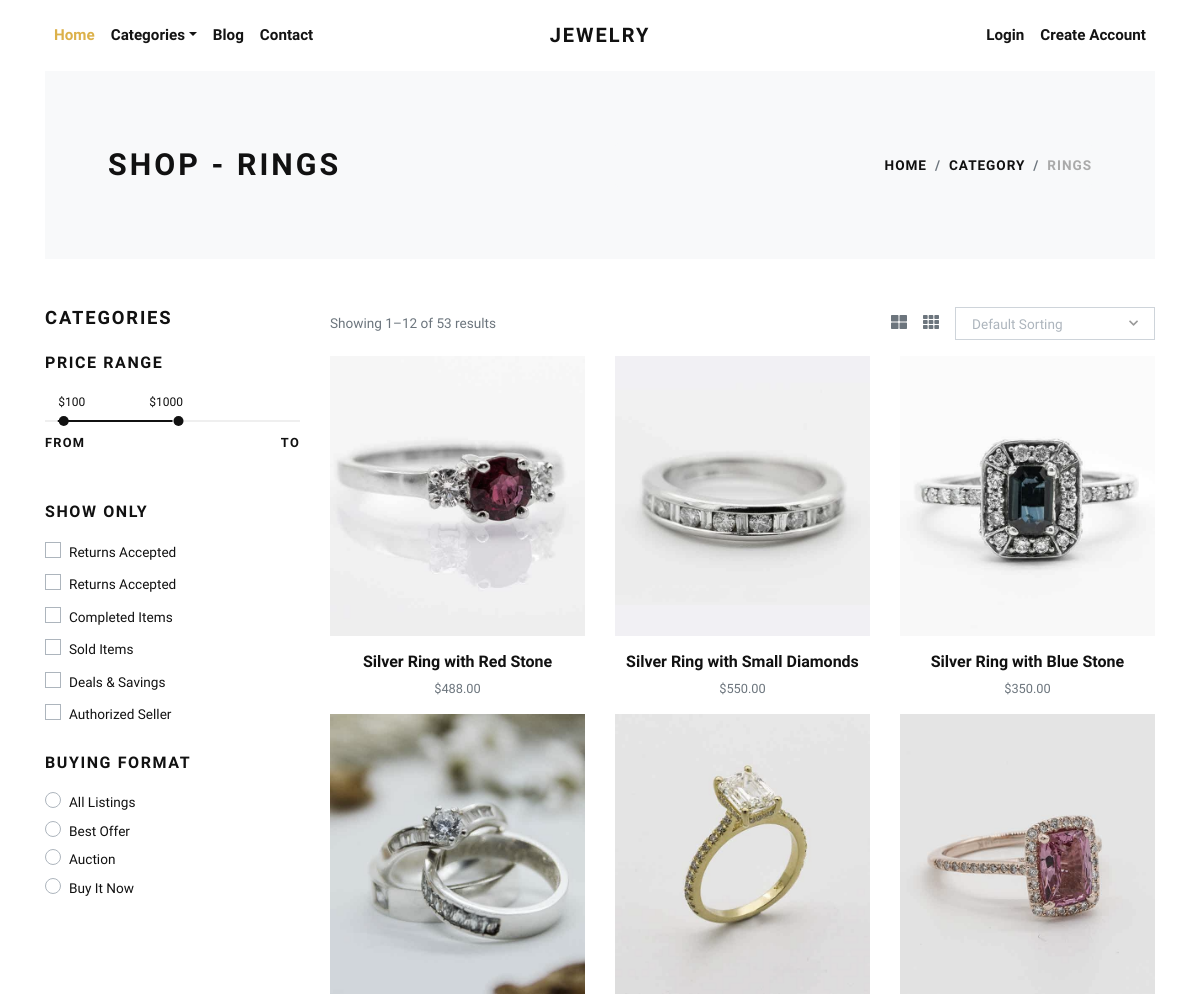
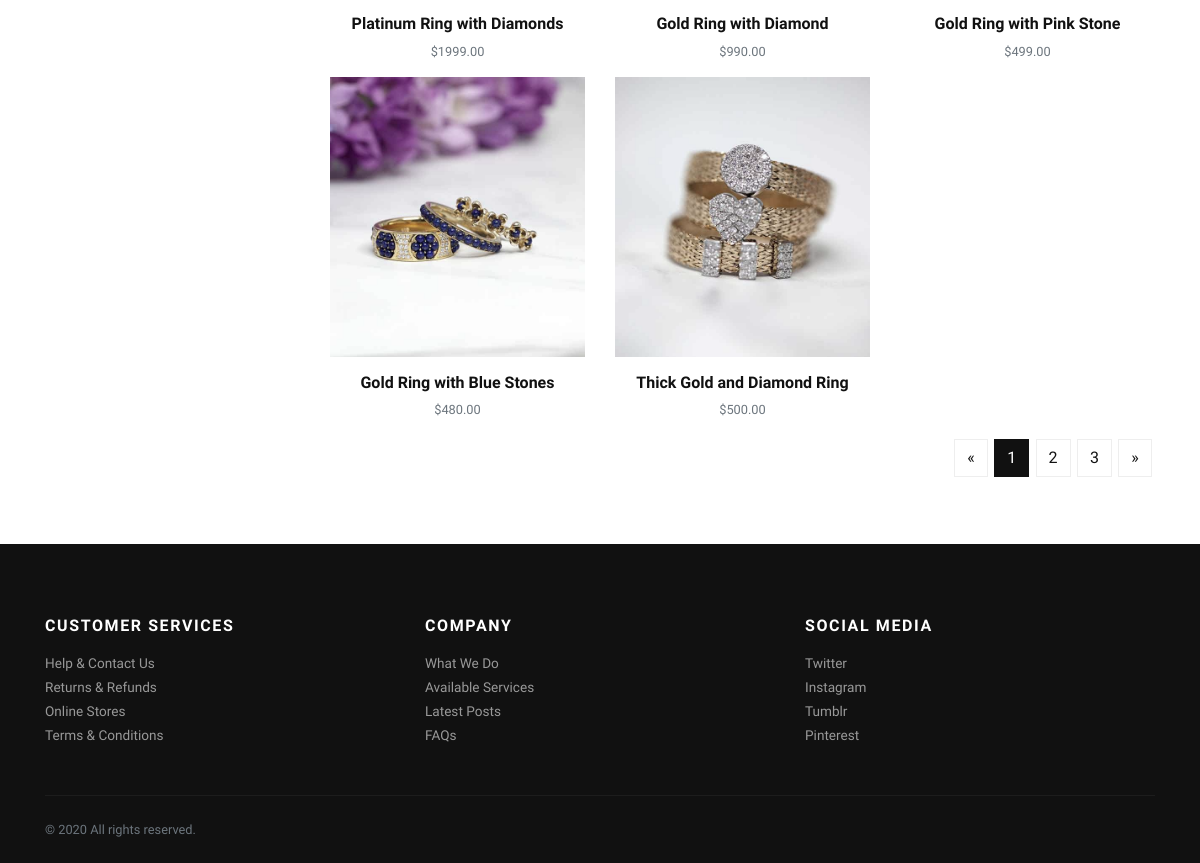
The page /rings/ on the database its author committed (2 pictures, top to bottom).
### store/models.py (models this page shows, shortened)
class Product(models.Model):
    title = models.CharField(max_length=150, verbose_name="Product Title")
    slug = models.SlugField(max_length=160, verbose_name="Product Slug")
    sku = models.CharField(max_length=255, unique=True, verbose_name="Unique Product ID (SKU)")
    short_description = models.TextField(verbose_name="Short Description")
    detail_description = models.TextField(blank=True, null=True, verbose_name="Detail Description")
    product_image = models.ImageField(upload_to='product', blank=True, null=True, verbose_name="Product Image")
    price = models.DecimalField(max_digits=8, decimal_places=2)
    stock_quantity = models.PositiveIntegerField(default=0, verbose_name="Stock Quantity")
    category = models.ForeignKey(Category, verbose_name="Product Categoy", on_delete=models.CASCADE)
    is_active = models.BooleanField(verbose_name="Is Active?")
    is_featured = models.BooleanField(verbose_name="Is Featured?")
    created_at = models.DateTimeField(auto_now_add=True, verbose_name="Created Date")
    updated_at = models.DateTimeField(auto_now=True, verbose_name="Updated Date")
    class Meta:
        verbose_name_plural = 'Products'
        ordering = ('-created_at', )

### store/views.py (the view)
# urls.py: path('<slug:slug>/', views.category_products, name="category-products"),
def category_products(request, slug):
    products = Product.objects.filter(category__slug=slug)
    return render(request, 'store/category_products.html', {'products': products, 'category': slug})

### templates/store/category_products.html (shortened to what this page needs)
{% extends 'base.html' %}
{% load static %}
    {% block content %}
      <div class="container">
        <section class="py-5 bg-light">
          <div class="container">
            <div class="row px-4 px-lg-5 py-lg-4 align-items-center">
              <div class="col-lg-6">
                <h1 class="h2 text-uppercase mb-0">Shop - {{category.title}}</h1>
              </div>
              <div class="col-lg-6 text-lg-right">
                <nav aria-label="breadcrumb">
                  <ol class="breadcrumb justify-content-lg-end mb-0 px-0">
                    <li class="breadcrumb-item"><a href="{% url 'store:home' %}">Home</a></li>
                    <li class="breadcrumb-item"><a href="{% url 'store:all-categories' %}">Category</a></li>
                    <li class="breadcrumb-item active" aria-current="page">{{category.title}}</li>
                  </ol>
                </nav>
              </div>
            </div>
          </div>
        </section>
        <section class="py-5">
          <div class="container p-0">
            <div class="row">
              <div class="col-lg-3 order-2 order-lg-1">
                <h5 class="text-uppercase mb-4">Categories</h5>
                <h6 class="text-uppercase mb-4">Price range</h6>
                <div class="price-range pt-4 mb-5">
                  <div id="range"></div>
                  <div class="row pt-2">
                    <div class="col-6"><strong class="small font-weight-bold text-uppercase">From</strong></div>
                    <div class="col-6 text-right"><strong class="small font-weight-bold text-uppercase">To</strong></div>
                  </div>
                </div>
                <h6 class="text-uppercase mb-3">Show only</h6>
                <div class="custom-control custom-checkbox mb-1">
                  <label class="custom-control-label text-small" for="customCheck1">Returns Accepted</label>
                </div>
                <div class="custom-control custom-checkbox mb-1">
                  <label class="custom-control-label text-small" for="customCheck2">Returns Accepted</label>
                </div>
                <div class="custom-control custom-checkbox mb-1">
                  <label class="custom-control-label text-small" for="customCheck3">Completed Items</label>
                </div>
                <div class="custom-control custom-checkbox mb-1">
                  <label class="custom-control-label text-small" for="customCheck4">Sold Items</label>
                </div>
                <div class="custom-control custom-checkbox mb-1">
                  <label class="custom-control-label text-small" for="customCheck5">Deals &amp; Savings</label>
                </div>
                <div class="custom-control custom-checkbox mb-4">
                  <label class="custom-control-label text-small" for="customCheck6">Authorized Seller</label>
                </div>
                <h6 class="text-uppercase mb-3">Buying format</h6>
                <div class="custom-control custom-radio">
                  <label class="custom-control-label text-small" for="customRadio1">All Listings</label>
                </div>
                <div class="custom-control custom-radio">
                  <label class="custom-control-label text-small" for="customRadio2">Best Offer</label>
                </div>
                <div class="custom-control custom-radio">
                  <label class="custom-control-label text-small" for="customRadio3">Auction</label>
                </div>
                <div class="custom-control custom-radio">
                  <label class="custom-control-label text-small" for="customRadio4">Buy It Now</label>
                </div>
              </div>
              <div class="col-lg-9 order-1 order-lg-2 mb-5 mb-lg-0">
                <div class="row mb-3 align-items-center">
                  <div class="col-lg-6 mb-2 mb-lg-0">
                    <p class="text-small text-muted mb-0">Showing 1–12 of 53 results</p>
                  </div>
                  <div class="col-lg-6">
                    <ul class="list-inline d-flex align-items-center justify-content-lg-end mb-0">
                      <li class="list-inline-item text-muted mr-3"><a class="reset-anchor p-0" href="#"><i class="fas fa-th-large"></i></a></li>
                      <li class="list-inline-item text-muted mr-3"><a class="reset-anchor p-0" href="#"><i class="fas fa-th"></i></a></li>
                      <li class="list-inline-item">
                      </li>
                    </ul>
                  </div>
                </div>
                <div class="row">
                  {% if products %}
                    {% for product in products %}
                      <div class="col-lg-4 col-sm-6">
                        <div class="product text-center">
                          <div class="mb-3 position-relative">
                            <a class="d-block" href="{% url 'store:product-detail' product.slug %}">
                              {% if product.product_image %}
                                <img class="img-fluid w-100" src="{{product.product_image.url}}" alt="{{product.title}}">
                              {% else %}
                                <img class="img-fluid w-100" src="{% static 'img/product-1.jpg' %}" alt="{{product.title}}">
                              {% endif %}
                            </a>
                          </div>
                          <h6> <a class="reset-anchor" href="{% url 'store:product-detail' product.slug %}">{{product.title}}</a></h6>
                          <p class="small text-muted">${{product.price}}</p>
                        </div>
                      </div>
                    {% endfor %}
                  {% endif %}
                </div>
                <nav aria-label="Page navigation example">
                  <ul class="pagination justify-content-center justify-content-lg-end">
                    <li class="page-item"><a class="page-link" href="#" aria-label="Previous"><span aria-hidden="true">«</span></a></li>
                    <li class="page-item active"><a class="page-link" href="#">1</a></li>
                    <li class="page-item"><a class="page-link" href="#">2</a></li>
                    <li class="page-item"><a class="page-link" href="#">3</a></li>
                    <li class="page-item"><a class="page-link" href="#" aria-label="Next"><span aria-hidden="true">»</span></a></li>
                  </ul>
                </nav>
              </div>
            </div>
          </div>
        </section>
      </div>
      {% endblock content %}

### templates/base.html (shortened to what this page needs)
{% load static %}
<!DOCTYPE html>
<html>
  <head>
    <link rel="stylesheet" href="{% static 'vendor/bootstrap/css/bootstrap.min.css' %}">
    <link rel="stylesheet" href="{% static 'vendor/lightbox2/css/lightbox.min.css' %}">
    <link rel="stylesheet" href="{% static 'vendor/nouislider/nouislider.min.css' %}">
    <link rel="stylesheet" href="{% static 'vendor/bootstrap-select/css/bootstrap-select.min.css' %}">
    <link rel="stylesheet" href="{% static 'vendor/owl.carousel2/assets/owl.carousel.min.css' %}">
    <link rel="stylesheet" href="{% static 'vendor/owl.carousel2/assets/owl.theme.default.css' %}">
    <link rel="stylesheet" href="{% static 'css/style.default.css' %}" id="theme-stylesheet">
    <link rel="stylesheet" href="{% static 'css/custom.css' %}">
  </head>
  <body>
    <div class="page-holder">
      {% include 'navbar.html' %}
      {% block content %}
      {% endblock content %}
      {% include 'footer.html' %}
      {% include 'scripts.html' %}

### templates/navbar.html (shortened to what this page needs)
{% load static %}
      <header class="header bg-white">
        <div class="container px-0 px-lg-3">
          <nav class="navbar navbar-expand-lg navbar-light py-3 px-lg-0"><a class="navbar-brand" href="{% url 'store:home' %}"><span class="font-weight-bold text-uppercase text-dark">Jewelry</span></a>
            <div class="collapse navbar-collapse" id="navbarSupportedContent">
              <ul class="navbar-nav mr-auto">
                <li class="nav-item">
                  <a class="nav-link active" href="{% url 'store:home' %}">Home</a>
                </li>
                <li class="nav-item dropdown"><a class="nav-link dropdown-toggle" id="pagesDropdown" href="#" data-toggle="dropdown" aria-haspopup="true" aria-expanded="false">Categories</a>
                </li>
                <li class="nav-item">
                  <a class="nav-link" href="{% url 'store:home' %}">Blog</a>
                </li>
                <li class="nav-item">
                  <a class="nav-link" href="{% url 'store:home' %}">Contact</a>
                </li>
              </ul>
              <ul class="navbar-nav ml-auto">
                {% if request.user.is_authenticated %}
                  <li class="nav-item"><a class="nav-link" href="{% url 'store:cart' %}"> <i class="fas fa-dolly-flatbed mr-1 text-gray"></i>Cart<small class="text-gray">({{cart_items.count}})</small></a></li>
                  <li class="nav-item"><a class="nav-link" href="#"> <i class="far fa-heart mr-1"></i><small class="text-gray"> (0)</small></a></li>
                  {% comment %} <li class="nav-item"><a class="nav-link" href="#"> <i class="fas fa-user-alt mr-1 text-gray"></i>My Account</a></li> {% endcomment %}
                  <li class="nav-item dropdown"><a class="nav-link dropdown-toggle" id="pagesDropdown" href="#" data-toggle="dropdown" aria-haspopup="true" aria-expanded="false"><i class="fas fa-user-alt mr-1 text-gray"></i>My Account</a></a>
                  <div class="dropdown-menu mt-3" aria-labelledby="pagesDropdown">
                      <a class="dropdown-item border-0 transition-link" href="{% url 'store:profile' %}">Profile</a>
                      <a class="dropdown-item border-0 transition-link" href="{% url 'store:cart' %}">Cart</a>
                      <a class="dropdown-item border-0 transition-link" href="{% url 'store:orders' %}">Orders</a>
                      <a class="dropdown-item border-0 transition-link" href="{% url 'store:password-change' %}">Change Password</a>
                    <hr>
                    <a class="dropdown-item border-0 transition-link" href="{% url 'store:logout' %}">Log Out</a>
                </li>
                {% else %}
                  <li class="nav-item"><a class="nav-link" href="{% url 'store:login' %}">Login</a></li>
                  <li class="nav-item"><a class="nav-link" href="{% url 'store:register' %}">Create Account</a></li>
                {% endif %}
              </ul>
            </div>
          </nav>
        </div>
      </header>

### templates/footer.html
<footer class="bg-dark text-white">
        <div class="container py-4">
          <div class="row py-5">
            <div class="col-md-4 mb-3 mb-md-0">
              <h6 class="text-uppercase mb-3">Customer services</h6>
              <ul class="list-unstyled mb-0">
                <li><a class="footer-link" href="#">Help &amp; Contact Us</a></li>
                <li><a class="footer-link" href="#">Returns &amp; Refunds</a></li>
                <li><a class="footer-link" href="#">Online Stores</a></li>
                <li><a class="footer-link" href="#">Terms &amp; Conditions</a></li>
              </ul>
            </div>
            <div class="col-md-4 mb-3 mb-md-0">
              <h6 class="text-uppercase mb-3">Company</h6>
              <ul class="list-unstyled mb-0">
                <li><a class="footer-link" href="#">What We Do</a></li>
                <li><a class="footer-link" href="#">Available Services</a></li>
                <li><a class="footer-link" href="#">Latest Posts</a></li>
                <li><a class="footer-link" href="#">FAQs</a></li>
              </ul>
            </div>
            <div class="col-md-4">
              <h6 class="text-uppercase mb-3">Social media</h6>
              <ul class="list-unstyled mb-0">
                <li><a class="footer-link" href="#">Twitter</a></li>
                <li><a class="footer-link" href="#">Instagram</a></li>
                <li><a class="footer-link" href="#">Tumblr</a></li>
                <li><a class="footer-link" href="#">Pinterest</a></li>
              </ul>
            </div>
          </div>
          <div class="border-top pt-4" style="border-color: #1d1d1d !important">
            <div class="row">
              <div class="col-lg-6">
                <p class="small text-muted mb-0">&copy; 2020 All rights reserved.</p>
              </div>
            </div>
          </div>
        </div>
      </footer>

### templates/scripts.html (shortened to what this page needs)
{% load static %}
      <link rel="stylesheet" href="https://use.fontawesome.com/releases/v5.7.1/css/all.css">
    </div>
  </body>
</html>

### rows shown on the page
Product: product_image (picture), title "Silver Ring with Red Stone", price "488.00"
Product: product_image (picture), title "Silver Ring with Small Diamonds", price "550.00"
Product: product_image (picture), title "Silver Ring with Blue Stone", price "350.00"
Product: product_image (picture), title "Platinum Ring with Diamonds", price "1999.00"
Product: product_image (picture), title "Gold Ring with Diamond", price "990.00"
Product: product_image (picture), title "Gold Ring with Pink Stone", price "499.00"
Product: product_image (picture), title "Gold Ring with Blue Stones", price "480.00"
Product: product_image (picture), title "Thick Gold and Diamond Ring", price "500.00"

### other values the page prints
{{ category.title }} "RINGS"
